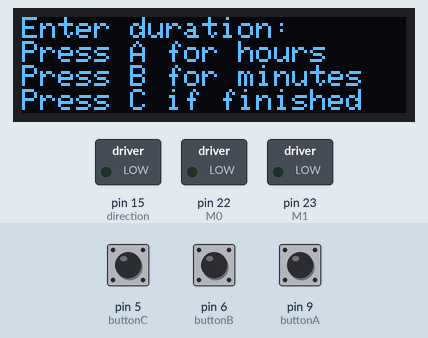
The sketch below on a simulated Arduino Mega 2560, built with avr-gcc and run on an emulated ATmega2560. Shown: 128×32 one-colour display, switched loads named in the sketch (green lamp = pin HIGH). The test bench sets the inputs (shaded band); at power-on: pin 6 (buttonB) HIGH, pin 9 (buttonA) HIGH, pin 5 (buttonC) HIGH. The display library's start-up logo is not drawn; pins used as bus, display or sensor lines are not drawn; what the sketch prints to the serial monitor is not drawn.

Above: at 3.2 s.
3.3 s: pin 6 (buttonB) pulled LOW for 0.15 s
At 4.5 s:
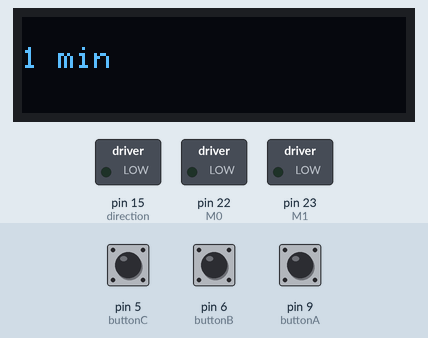
4.9 s: pin 9 (buttonA) pulled LOW for 0.15 s
At 5.6 s:
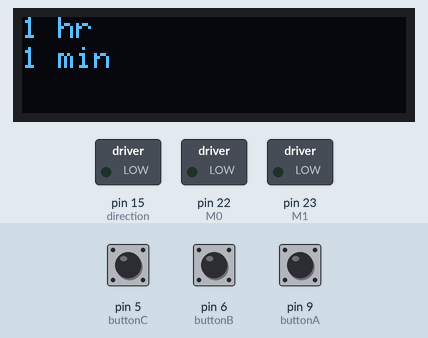
6.5 s: pin 5 (buttonC) pulled LOW for 0.15 s
At 7.5 s:
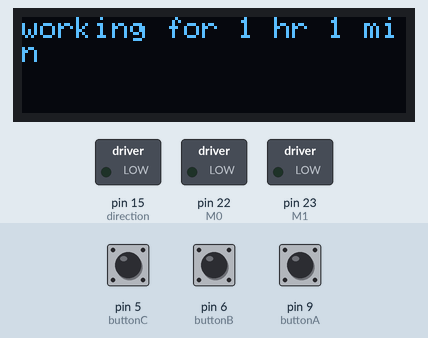
9.6 s: pin 9 (buttonA) pulled LOW for 1 s
At 10.9 s:
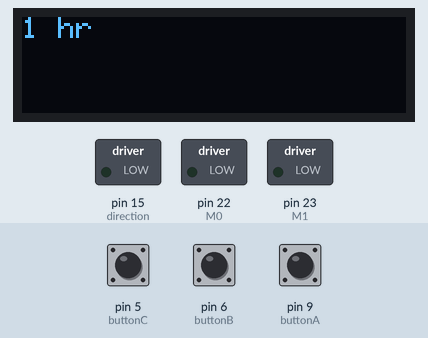
12.1 s: pin 5 (buttonC) pulled LOW for 1 s
At 13.1 s:
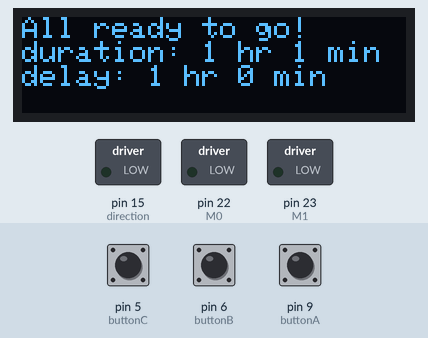
16.1 s: pin 6 (buttonB) pulled LOW for 3.2 s
At 17.7 s:
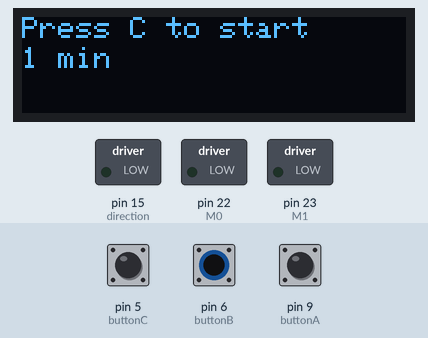
Timing chart, 0 to 19.2 s (numbered marks = the images above; inputs shaded):
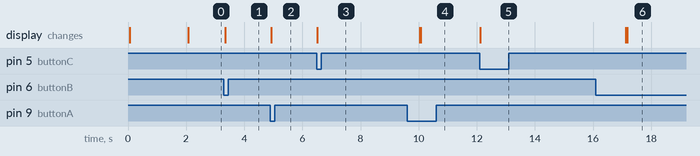

The sketch:

driveroled_update.ino
```cpp
// Minnie Yoo, 4/9/19
// driveroled.ino
// This is the integration of OLED (oledworks3.ino) and Stepperdriver (simple.ino) files
//////////////////////////////////////////TODO///////////////////////////////////////////
//
/////////////////////////////////////////////////////////////////////////////////////////
// Steppermotor that runs for 12 hours
// delay(1+774)=delay(775) milliseconds * 56000 iterations = 12 hours
// In order to run for:
// 	12 hours: delay(774);
// 	24 hours: delay(1547);
// pin 5: Direction (Low is in, High is out)
// 	- Direction relative to the front of motor (Low is counter-clockwise, High is clockwise)
// pin 9: Step (Low is don't step, High is step)
// ----------------------------------------------------------
// TRQ	TR1 	current
// High	High	25%
// Low	High	50%
// High	Low	75%
// Low	Low	100%
// ----------------------------------------------------------
// pin 6: TRQ
// pin 12: TR1
// Adalogger pin #8 green LED
// Adalogger pin #13 red LED
////////////////////////////////////////////////////////////////////////////////////////
// pinouts:
// pin 15: direction pin
// pin 18: TRQ
// pin 8: green LED pin
// pin 16: step pin
// pin 19: TR1
// pin 13: red LED pin
// pin 23: M1
// pin 9: buttonA
// pin 6: buttonB
// pin 5: buttonC
// pin 22: M0
// pin 20: SDA
// pin 21: SCL
// pin 14: FLT
// pin 17: SLP
// pin 24: EN
///////////////////////////////////////////////////////////////////////////////////////
#include <SPI.h>
#include <Wire.h>
#include <Adafruit_SSD1306.h>

Adafruit_SSD1306 display = Adafruit_SSD1306(128, 32, &Wire);

  #define buttonA 9
  #define buttonB 6
  #define buttonC 5

// variables for counters
int countA = 0;
int countB = 0;
int countC = 0;
int firstA = 0; // countA will be stored in here so countA can be used again
int firstB = 0; // countB will be stored in here so countB can be used again

int buttonStateA = 0;
int buttonStateB = 0;
int buttonStateC = 0;
int lastButtonStateA = 0;
int lastButtonStateB = 0;
int lastButtonStateC = 0;

void printTime(int hr, int mins) {
  if (hr >= 0) { // can't be 0 because it passes 0 if there is none for now
    display.print(hr);
    if ((hr == 1) || (hr == 0)) {
        display.print(" hr ");
      }
    else
        display.print(" hrs ");
  }
  if (mins >= 0) { // can't be 0 because it passes 0 if there is none for now
    display.print(mins);
    if ((mins == 1) || (mins == 0)) {
        display.println(" min");
      }
    else
        display.println(" mins");
  }
}

// blink out an error code with red LED
void error(uint8_t errno) {
  while(1) {
    uint8_t i;
    for (i=0; i<errno; i++) {
      digitalWrite(13, HIGH);
      delay(100);
      digitalWrite(13, LOW);
      delay(100);
    }
    for (i=errno; i<10; i++) {
      delay(200);
    }
  }
}

void setup() {
  Serial.begin(9600);
  // initialize the button pin as an input
  //////////// OLED /////////////
  pinMode(buttonA, INPUT_PULLUP);
  pinMode(buttonB, INPUT_PULLUP);
  pinMode(buttonC, INPUT_PULLUP);

  pinMode(15, OUTPUT); // direction
  digitalWrite(15, LOW);
  pinMode(23, OUTPUT); // M1
  pinMode(22, OUTPUT); // M0
  digitalWrite(23, LOW);
  digitalWrite(22, LOW);
  pinMode(17, OUTPUT); // sleep
  digitalWrite(17, HIGH);

  display.begin(SSD1306_SWITCHCAPVCC, 0x3c); // Address 0x3c for 128x32
  display.display(); // buffer splash screen
  display.clearDisplay();

  display.setTextSize(1);
  display.setTextColor(WHITE);
  display.setCursor(0,0);
  display.print("Welcome to WATERSAMPLER");
  display.setCursor(0,0);
  display.display();
  delay(2000);
  display.clearDisplay();

  display.println("Enter duration: ");
  display.println("Press A for hours");
  display.println("Press B for minutes");
  display.print("Press C if finished");
  display.setTextSize(0.8);
  display.display();
}

void loop() {
  if ((countA == 0) && (countB == 0)) {
    display.clearDisplay();
  }
  // read the pushbutton input pin:
  buttonStateA = digitalRead(buttonA);
  buttonStateB = digitalRead(buttonB);
  buttonStateC = digitalRead(buttonC);

  //display.clearDisplay();
  // compare the buttonState to its previous state
  if (buttonStateA != lastButtonStateA) {
    // if the state has changed, increment the counter
    if (buttonStateA == LOW) {
      // if the current state is LOW then the button was pressed
      // delete line by drawing black pixels over it
      for (int a=0; a <127; a++) {
        for (int b=0; b<=6; b++) {
          display.drawPixel(a,b,BLACK);
        }
      }
      Serial.println("black");


      // done deleting
      countA++;
      // this is when you want to go back to 0 for- ex) when you input wrong number
      if (countA == 25) {
        countA = 0;
      }
      Serial.print(countA);
      Serial.println(" hours");
      display.setTextColor(WHITE); // set it back to white to write
      display.setCursor(0,0);
      //display.clearDisplay();

      printTime(countA, -1);
      display.display();

    }
  }

  if (buttonStateB != lastButtonStateB) {
    if (buttonStateB == LOW) {
      // delete line by drawing black pixel over it
      for (int c=0; c <127; c++) {
        for (int d=0; d<=10; d++) {
          display.drawPixel(c,(d+7),BLACK);
        }
      }
      //Serial.println("black");
      //display.print(buttonPushCounterA);
      //display.print(" hours");
      // done deleting
      countB++;
      // this is when you want to go back to 0 for- ex) when you input wrong number
      if (countB == 60) {
        countB = 0;
      }
      Serial.print(countB);
      Serial.println(" minutes");
      display.setTextColor(WHITE); // set text back to white to write
      display.setCursor(0,10);
      //display.clearDisplay();
      printTime(-1, countB);
      display.display();

    }
  }

  // this is when the user is finished
  // program delay!!
  if (buttonStateC != lastButtonStateC) {
    if (buttonStateC == LOW) {
      if (countC == 0) {
      // when countC is 0
      // display for user
      display.clearDisplay();
      display.setCursor(0,0);
      display.print("working for ");
      printTime(countA, countB);
      display.display();
      delay(3500);

      firstA = countA;
      firstB = countB;
      // refresh countA and countB
      countA = 0;
      countB = 0;

      // buffer interface
      display.clearDisplay();
      display.setCursor(0,0);
      display.println("Enter initial delay: ");
      display.println("Press A for hours");
      display.println("Press B for minutes");
      display.print("Press C if finished");
      display.setTextSize(0.8);
      display.display();
      }
      if (countC == 1) { // when countC is 1
      display.clearDisplay();
      display.setCursor(0,0);
      display.println("All ready to go!");
      display.print("duration: ");
      printTime(firstA, firstB);
      display.print("delay: ");
      printTime(countA, countB);
      display.display();
      delay(5000);
      display.clearDisplay();
      display.setCursor(0,0);
      display.print("Press C to start");
      display.display();
      }
      if (countC == 2) { // when countC is 2
        display.clearDisplay();
        display.setCursor(0,0);
        display.print("Sampler starting...");
        display.display();

        /////// STEPPERMOTOR COMES IN HERE ///////
        Serial.println("steppermotor starting");
        // initial delay = countA hours + countB minutes --> convert them to seconds = countA*
        int init_delay = 60*(countA*60 + countB); // initial delay in seconds
        int motor_dur = 60*(firstA*60 + firstB); // motor duration in seconds
        int delayi = (motor_dur/7)-1;
        int i = 0;
       // pinMode(8, OUTPUT);
       // digitalWrite(8, HIGH);
        // already initialized M0 and M1 in setup
        //digitalWrite(22, LOW);
        //digitalWrite(23, LOW);

        // delay adds up to 10 seconds for each iteration
        for (i=0; i<init_delay/10; i++) {
          //digitalWrite(8, HIGH);
          delay(500); // green LED for half a second
          //digitalWrite(8,LOW);
          delay(9500); // green LED off for 9.5 seconds
        }
        //digitalWrite(5, LOW);
        //digitalWrite(5, HIGH);
        Serial.println("delay over");

        // delay should change
        // duration of the motor
        for (i=0; i<7000; i++) {
          // make current 100%
          digitalWrite(18, LOW);
          digitalWrite(19, LOW);
          // step once
          Serial.print("Step");
          digitalWrite(16, HIGH);
          delay(10);
          digitalWrite(16, LOW);
          // make current 25%
          digitalWrite(18, HIGH);
          digitalWrite(19, HIGH);
          // delay
          delay(delayi);
        }

      } // end of countC == 2

      countC++;

    }
  }

  // save the current state as the last state,
  //for next time through the loop
  lastButtonStateA = buttonStateA;
  lastButtonStateB = buttonStateB;
  lastButtonStateC = buttonStateC;


}
```

Measured:
- after the input at 3.3 s, the display: changes at once (image 1)
- after the input at 4.9 s, the display: changes at once (image 2)
- after the input at 6.5 s, the display: changes at once (image 3)
- after the input at 9.6 s, the display: first differs from a run without the input after 0.47 s (image 4)
- after the input at 12.1 s, the display: changes at once (image 5)
- after the input at 16.1 s, the display: first differs from a run without the input after 1.1 s (image 6)
